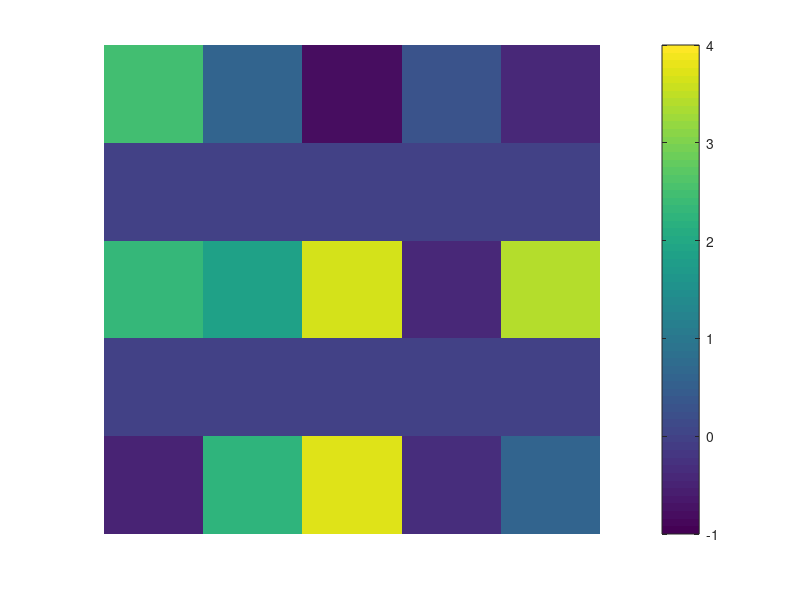

The MATLAB script that drew this image:
clear
clc
subplot(111)
num = 5;
matrix = 5*rand(num, num)-1;
matrix(2, :)=[0.001, 0.002, 0.001, 0.003, 0.009];
matrix(4, :)=0;
% matrix = [0, 1.7493, 1.5662, 0, 3.7239;
%     -0.2732, 0, 1.0090, 2, 1.4543;
%     0, 3.2652, 1.5863, 0, 1.4463;
%     3.3465, 2.1103, 0, -0.7517, 0.6886;
%     1.8985, 0, 2.5, 0, 3.5003];
imagesc(1 : num, 1 : num, matrix);
axis off
caxis([-1, 4]);
colorbar('EastOutside');